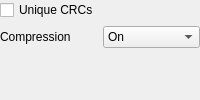
                  <widget class="QWidget" name="pageZipsLibArchive">
                   <layout class="QGridLayout" name="gridLayout_2">
                    <property name="margin">
                     <number>0</number>
                    </property>
                    <item row="1" column="1">
                     <widget class="QComboBox" name="comboBoxSetRewriterLibArchiveDeflate">
                      <property name="toolTip">
                       <string>Enable / disable ZIP compression</string>
                      </property>
                      <item>
                       <property name="text">
                        <string>On</string>
                       </property>
                      </item>
                      <item>
                       <property name="text">
                        <string>Off</string>
                       </property>
                      </item>
                     </widget>
                    </item>
                    <item row="2" column="0" colspan="2">
                     <spacer name="verticalSpacer_3">
                      <property name="orientation">
                       <enum>Qt::Vertical</enum>
                      </property>
                      <property name="sizeHint" stdset="0">
                       <size>
                        <width>20</width>
                        <height>0</height>
                       </size>
                      </property>
                     </spacer>
                    </item>
                    <item row="1" column="0">
                     <widget class="QLabel" name="labelCompression2">
                      <property name="text">
                       <string>Compression</string>
                      </property>
                     </widget>
                    </item>
                    <item row="0" column="0" colspan="2">
                     <widget class="QCheckBox" name="checkBoxSetRewriterLibArchiveUniqueCRCs">
                      <property name="toolTip">
                       <string>When a set contains multiple files with the same CRC, should the produced ZIP include all files individually (recommended) or just the first one?</string>
                      </property>
                      <property name="text">
                       <string>Unique CRCs</string>
                      </property>
                     </widget>
                    </item>
                   </layout>
                  </widget>
